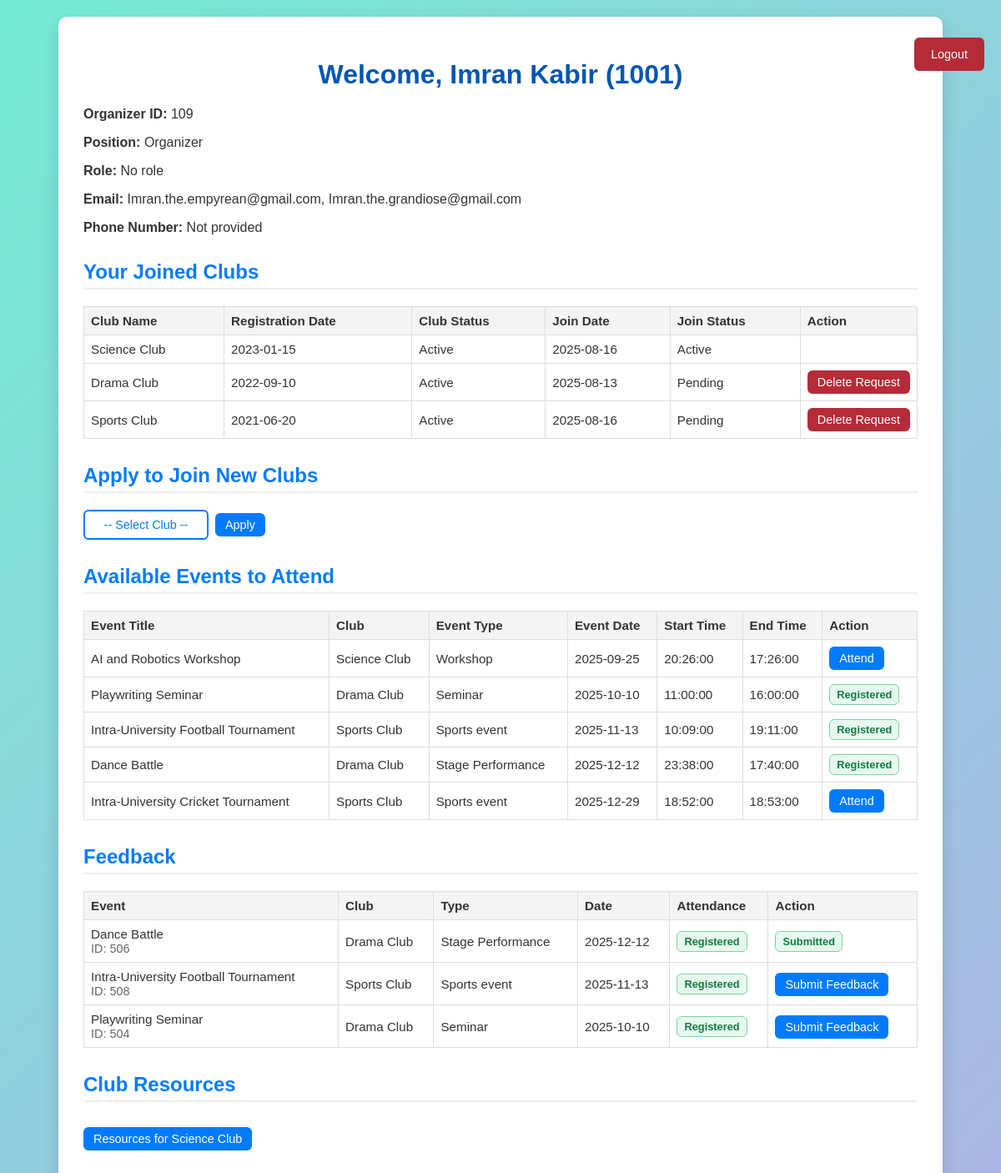
The app's page /member_dashboard.php (signed in), older data.
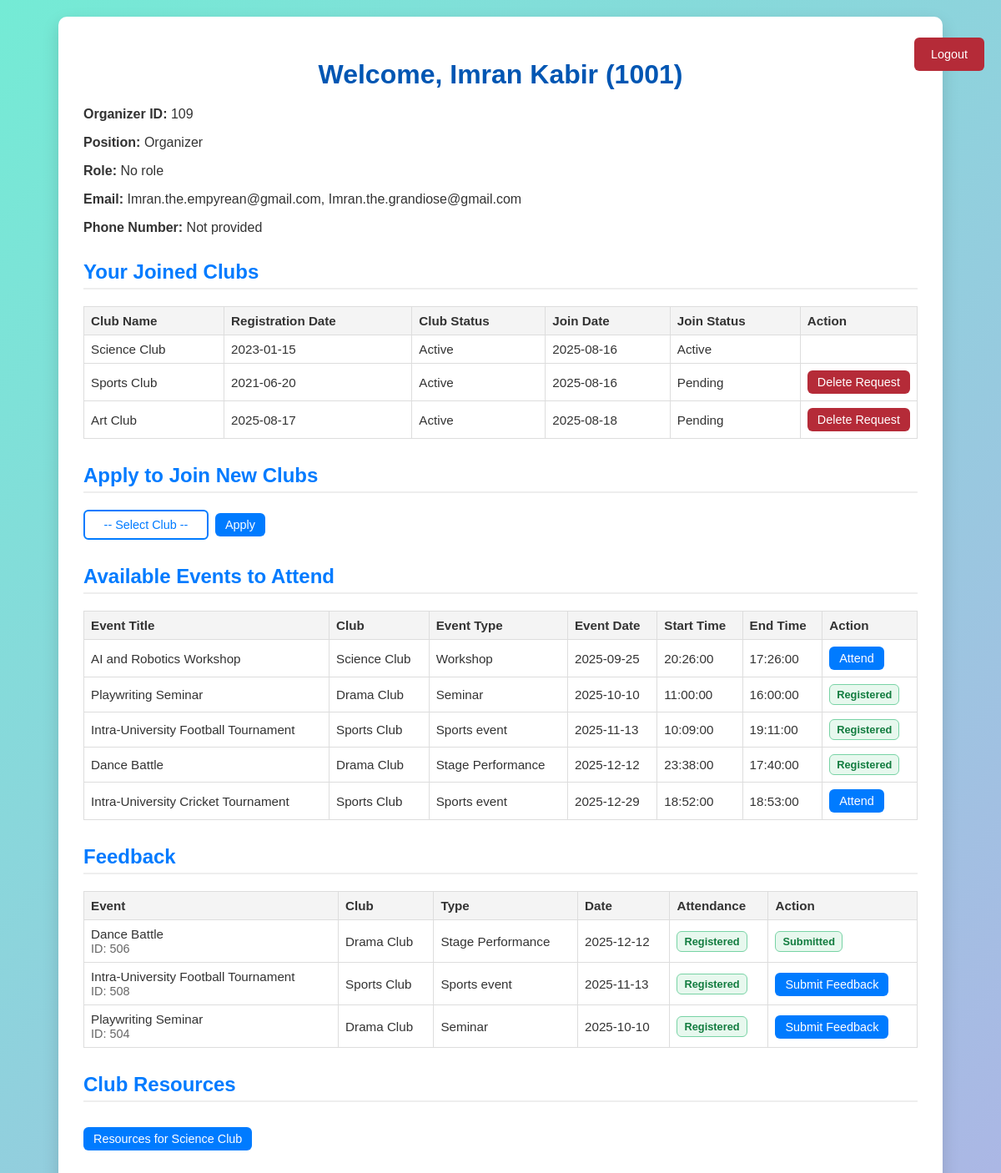
The same page, newer data.
### tables this page shows
CREATE TABLE `members` (
  `student_id` int(11) NOT NULL,
  `first_name` varchar(50) NOT NULL,
  `last_name` varchar(50) NOT NULL,
  `house_no` varchar(10) DEFAULT NULL,
  `street_no` varchar(20) DEFAULT NULL,
  `city` varchar(10) DEFAULT NULL,
  `date_of_birth` date DEFAULT NULL,
  `password` varchar(255) NOT NULL
);

CREATE TABLE `organizer` (
  `student_id` int(11) NOT NULL,
  `org_id` int(11) NOT NULL,
  `work_hours` int(11) DEFAULT NULL
);

CREATE TABLE `joins` (
  `student_id` int(11) NOT NULL,
  `club_id` int(11) NOT NULL,
  `join_date` date DEFAULT NULL,
  `join_status` varchar(20) DEFAULT NULL
);

CREATE TABLE `clubs` (
  `club_id` int(11) NOT NULL,
  `club_name` varchar(100) NOT NULL,
  `registration_date` date NOT NULL,
  `status` varchar(20) NOT NULL
);

CREATE TABLE `events` (
  `event_id` int(11) NOT NULL,
  `club_id` int(11) DEFAULT NULL,
  `title` varchar(100) DEFAULT NULL,
  `event_type` varchar(50) DEFAULT NULL,
  `event_date` date DEFAULT NULL,
  `start_time` time DEFAULT NULL,
  `end_time` time DEFAULT NULL,
  `approval_status` varchar(20) DEFAULT NULL,
  `total_budget` decimal(10,2) DEFAULT NULL
);

CREATE TABLE `partakes` (
  `student_id` int(11) NOT NULL,
  `event_id` int(11) NOT NULL,
  `attendee_id` int(11) NOT NULL,
  `attendance_status` varchar(20) DEFAULT NULL
);

### member_dashboard.php (the view, shortened to what this page needs)
<?php
include 'connection.php';
$student_id = (int)$_SESSION['student_id'];
$sql_member = "SELECT * FROM members WHERE student_id = $student_id";
$res = mysqli_query($conn, $sql_member);
$member = mysqli_fetch_assoc($res);
$sql_email = "SELECT email FROM Members_email WHERE student_id = $student_id";
$res_email = mysqli_query($conn, $sql_email);
$emails = [];
if ($res_email && mysqli_num_rows($res_email) > 0) {
    while ($row_email = mysqli_fetch_assoc($res_email)) {
        $emails[] = $row_email['email'];
    }
}
$phone_numbers = [];
$position = '';
$role = '';
$id_value = '';
$sql_pres = "SELECT * FROM president WHERE student_id = $student_id";
$res_pres = mysqli_query($conn, $sql_pres);
if ($res_pres && mysqli_num_rows($res_pres) > 0) {
    $pres = mysqli_fetch_assoc($res_pres);
    $position = 'Volunteer';
    $role = 'President';
    $id_value = $pres['president_id'];
} else {
    $sql_exec = "SELECT * FROM executive WHERE student_id = $student_id";
    $res_exec = mysqli_query($conn, $sql_exec);
    if ($res_exec && mysqli_num_rows($res_exec) > 0) {
        $exec = mysqli_fetch_assoc($res_exec);
        $position = 'Volunteer';
        $role = 'Executive';
        $id_value = $exec['exec_id'];
    } else {
        $sql_sup = "SELECT * FROM supervisor WHERE student_id = $student_id";
        $res_sup = mysqli_query($conn, $sql_sup);
        if ($res_sup && mysqli_num_rows($res_sup) > 0) {
            $sup = mysqli_fetch_assoc($res_sup);
            $position = 'Organizer';
            $role = 'Supervisor';
            $id_value = $sup['sup_id'];
        } else {
            $sql_org = "SELECT * FROM organizer WHERE student_id = $student_id";
            $res_org = mysqli_query($conn, $sql_org);
            if ($res_org && mysqli_num_rows($res_org) > 0) {
                $org = mysqli_fetch_assoc($res_org);
                $position = 'Organizer';
                $role = '';
                $id_value = $org['org_id'];
            }
        }
    }
}
$sql_joins = "
    SELECT j.club_id, j.join_date, j.join_status, c.club_name, c.registration_date, c.status
    FROM joins j
    JOIN clubs c ON j.club_id = c.club_id
    WHERE j.student_id = $student_id
";
$joined_clubs = [];
$res_joins = mysqli_query($conn, $sql_joins);
if ($res_joins && mysqli_num_rows($res_joins) > 0) {
    while ($row = mysqli_fetch_assoc($res_joins)) {
        $joined_clubs[] = $row;
    }
}
$sql_events = "
  SELECT
    e.event_id, e.club_id, e.title, e.event_type, e.event_date, e.start_time, e.end_time, e.approval_status,
    c.club_name,
    p.attendance_status AS my_attendance_status
  FROM events e
  JOIN clubs c ON e.club_id = c.club_id
  LEFT JOIN partakes p
    ON p.event_id = e.event_id
   AND p.student_id = $student_id
  WHERE e.event_date >= CURDATE()
    AND LOWER(e.approval_status) = 'approved'
  ORDER BY e.event_date ASC, e.start_time ASC
";
$events = [];
$res_events = mysqli_query($conn, $sql_events);
if ($res_events && mysqli_num_rows($res_events) > 0) {
    while ($row = mysqli_fetch_assoc($res_events)) {
        $events[] = $row;
    }
}
$sql_feedback_events = "
    SELECT
        e.event_id,
        e.title,
        e.event_date,
        e.event_type,
        c.club_name,
        p.attendance_status,
        f.feedback_id AS submitted_feedback_id
    FROM partakes p
    JOIN events e ON e.event_id = p.event_id
    JOIN clubs c ON c.club_id = e.club_id
    LEFT JOIN feedback f
       ON f.student_id = p.student_id
      AND f.event_id = p.event_id
    WHERE p.student_id = $student_id
      AND LOWER(p.attendance_status) = 'registered'
    ORDER BY e.event_date DESC, e.title ASC
";
$registered_events_for_feedback = [];
$res_fbe = mysqli_query($conn, $sql_feedback_events);
if ($res_fbe && mysqli_num_rows($res_fbe) > 0) {
    while ($row = mysqli_fetch_assoc($res_fbe)) {
        $registered_events_for_feedback[] = $row;
    }
}
?>
<!DOCTYPE html>
<html lang="en">
<head>
</head>
<body>
<div class="container">
  <h1>
    Welcome, <?php echo htmlspecialchars($member['first_name'] . " " . $member['last_name']) . " (" . htmlspecialchars($student_id) . ")"; ?>
  </h1>
  <p><strong><?php echo ($position === 'Organizer') ? 'Organizer ID' : 'Volunteer ID'; ?>:</strong> <?php echo htmlspecialchars($id_value); ?></p>
  <p><strong>Position:</strong> <?php echo htmlspecialchars($position); ?></p>
  <p><strong>Role:</strong> <?php echo htmlspecialchars($role ?: 'No role'); ?></p>
  <p><strong>Email:</strong>
    <?php
      if (!empty($emails)) {
        echo htmlspecialchars(implode(', ', $emails));
      } else {
        echo 'Not provided';
      }
    ?>
  </p>
  <p><strong>Phone Number:</strong>
    <?php
      if (!empty($phone_numbers)) {
        echo htmlspecialchars(implode(', ', $phone_numbers));
      } else {
        echo 'Not provided';
      }
    ?>
  </p>
  <h2>Your Joined Clubs</h2>
  <?php if (!empty($joined_clubs)): ?>
    <form method="post">
    <table>
        <thead>
            <tr>
                <th>Club Name</th>
                <th>Registration Date</th>
                <th>Club Status</th>
                <th>Join Date</th>
                <th>Join Status</th>
                <th>Action</th>
            </tr>
        </thead>
        <tbody>
            <?php foreach ($joined_clubs as $jc): ?>
                <tr>
                    <td><?php echo htmlspecialchars($jc['club_name']); ?></td>
                    <td><?php echo htmlspecialchars($jc['registration_date']); ?></td>
                    <td><?php echo htmlspecialchars($jc['status']); ?></td>
                    <td><?php echo htmlspecialchars($jc['join_date']); ?></td>
                    <td><?php echo htmlspecialchars($jc['join_status']); ?></td>
                    <td style="width:1%; white-space:nowrap; text-align:center;">
                        <?php if (strtolower($jc['join_status']) === 'pending'): ?>
                            <button type="submit" name="delete_join_id" value="<?php echo (int)$jc['club_id']; ?>" class="action-btn" style="background:#b52b38; margin-bottom:0; margin-top:0;">Delete Request</button>
                        <?php endif; ?>
                    </td>
                </tr>
            <?php endforeach; ?>
        </tbody>
    </table>
    </form>
  <?php else: ?>
      <p>You have not joined any clubs yet.</p>
  <?php endif; ?>
  <h2>Apply to Join New Clubs</h2>
  <form method="post" style="display: flex; align-items: center;">
    <select name="apply_club_id" required>
      <option value="">-- Select Club --</option>
    </select>
    <button type="submit" class="action-btn">Apply</button>
  </form>
  <h2>Available Events to Attend</h2>
  <?php if (!empty($events)): ?>
    <form method="post">
      <table>
        <thead>
          <tr>
            <th>Event Title</th>
            <th>Club</th>
            <th>Event Type</th>
            <th>Event Date</th>
            <th>Start Time</th>
            <th>End Time</th>
            <th>Action</th>
          </tr>
        </thead>
        <tbody>
          <?php foreach ($events as $event): ?>
            <tr>
              <td><?php echo htmlspecialchars($event['title']); ?></td>
              <td><?php echo htmlspecialchars($event['club_name']); ?></td>
              <td><?php echo htmlspecialchars($event['event_type']); ?></td>
              <td><?php echo htmlspecialchars($event['event_date']); ?></td>
              <td><?php echo htmlspecialchars($event['start_time']); ?></td>
              <td><?php echo htmlspecialchars($event['end_time']); ?></td>
              <td>
                <?php if (!empty($event['my_attendance_status']) && strtolower($event['my_attendance_status']) === 'registered'): ?>
                  <span class="badge badge-green">Registered</span>
                <?php else: ?>
                  <button type="submit" name="attend_event_id" value="<?php echo (int)$event['event_id']; ?>" class="action-btn">Attend</button>
                <?php endif; ?>
              </td>
            </tr>
          <?php endforeach; ?>
        </tbody>
      </table>
    </form>
  <?php else: ?>
    <p>No upcoming approved events available.</p>
  <?php endif; ?>
  <h2>Feedback</h2>
  <?php if (!empty($registered_events_for_feedback)): ?>
    <table>
      <thead>
        <tr>
          <th>Event</th>
          <th>Club</th>
          <th>Type</th>
          <th>Date</th>
          <th>Attendance</th>
          <th>Action</th>
        </tr>
      </thead>
      <tbody>
      <?php foreach ($registered_events_for_feedback as $fe): ?>
        <tr>
          <td>
            <?php echo htmlspecialchars($fe['title']); ?>
            <br><span class="muted">ID: <?php echo (int)$fe['event_id']; ?></span>
          </td>
          <td><?php echo htmlspecialchars($fe['club_name']); ?></td>
          <td><?php echo htmlspecialchars($fe['event_type']); ?></td>
          <td><?php echo htmlspecialchars($fe['event_date']); ?></td>
          <td>
            <?php if (strtolower($fe['attendance_status']) === 'registered'): ?>
              <span class="badge badge-green">Registered</span>
            <?php else: ?>
              <span class="badge badge-gray"><?php echo htmlspecialchars($fe['attendance_status']); ?></span>
            <?php endif; ?>
          </td>
          <td>
            <?php if (!empty($fe['submitted_feedback_id'])): ?>
              <span class="badge badge-green">Submitted</span>
            <?php else: ?>
              <a
                class="action-btn"
                href="feedback.php?event_id=<?php echo (int)$fe['event_id']; ?>"
                style="text-decoration:none;"
              >
                Submit Feedback
              </a>
            <?php endif; ?>
          </td>
        </tr>
      <?php endforeach; ?>
      </tbody>
    </table>
  <?php else: ?>
    <p class="muted">No registered events found to give feedback yet.</p>
  <?php endif; ?>
  <?php
  $show_resources_section = false;
  if ($position === 'Organizer' && !empty($id_value)) {
      foreach ($joined_clubs as $club) {
          if (in_array($club['join_status'], ['Approved', 'Active', 'Joined'])) {
              $show_resources_section = true;
              break;
          }
      }
  }
  ?>
  <?php if ($show_resources_section && !empty($joined_clubs)): ?>
      <h2>Club Resources</h2>
      <?php foreach ($joined_clubs as $club): ?>
          <?php if (in_array($club['join_status'], ['Approved', 'Active', 'Joined'])): ?>
              <p>
                  <a href="resources.php?club_id=<?php echo (int)$club['club_id']; ?>"
                     class="action-btn"
                     style="text-decoration:none; display:inline-block; margin-top:10px;">
                      Resources for <?php echo htmlspecialchars($club['club_name']); ?>
                  </a>
              </p>
          <?php endif; ?>
      <?php endforeach; ?>
  <?php endif; ?>
</div>
<div class="logout-btn">
    <a href="logout.php">Logout</a>
</div>
</body>
</html>
</body>
</html>

### member_dashboard.php (style rules this page uses)
.action-btn { background-color: #007BFF; color: white; border: none; border-radius: 6px; padding: 6px 12px; font-size: 0.9rem; cursor: pointer; transition: background-color 0.3s ease; }
form select[name="apply_club_id"] { background-color: transparent; color: #007BFF; border: 2px solid #007BFF; border-radius: 6px; padding: 6px 12px; font-size: 0.9rem; cursor: pointer; transition: border-color 0.3s ease; height: 36px; width: 150px; appearance: none; -webkit-appearance: none; -moz-appearance: none; text-align-last: center; margin-right: 8px; }
body { font-family: Arial, sans-serif; background: linear-gradient(135deg, #74ebd5 0%, #ACB6E5 100%); margin: 0; min-height: 100vh; padding: 20px; color: #333; }
.container { background: white; border-radius: 10px; padding: 30px; max-width: 1000px; margin: auto; box-shadow: 0 8px 20px rgba(0,0,0,0.15); position: relative; }
h1 { text-align: center; color: #0056b3; margin-bottom: 20px; }
h2 { color: #007BFF; border-bottom: 2px solid #eee; padding-bottom: 5px; margin-top: 30px; }
table { width: 100%; border-collapse: collapse; margin-top: 15px; }
th, td { border: 1px solid #ddd; padding: 8px; font-size: 0.95rem; }
th { background-color: #f4f4f4; text-align: left; }
.logout-btn { position: absolute; top: 20px; right: 20px; display: block; margin-top: 25px; text-align: center; }
.logout-btn a { display: inline-block; padding: 12px 20px; background-color: #b52b38; color: #fff; text-decoration: none; border-radius: 6px; font-size: 0.9rem; transition: background-color 0.3s ease; }
.badge { display: inline-block; padding: 4px 8px; border-radius: 6px; font-size: 0.8rem; font-weight: 700; }
.badge-green { background: #e7f8ee; color:#127c3f; border:1px solid #78d3a5; }
.muted { color:#666; font-size:0.9rem; }

Row changes from the older to the newer data that the page shows:
removed joins: club.club_name "Drama Club", club.registration_date "2022-09-10", club.status "Active", join_date "2025-08-13", join_status "Pending", shown under "Your Joined Clubs"
added joins: club.club_name "Art Club", club.registration_date "2025-08-17", club.status "Active", join_date "2025-08-18", join_status "Pending", shown under "Your Joined Clubs"
